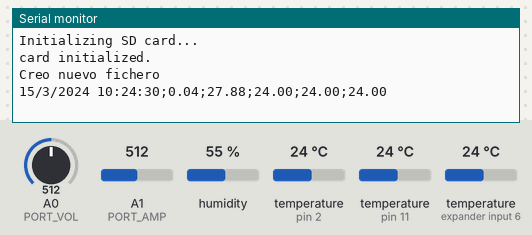
Simulated run of this program. Board: Arduino Mega 2560, built with avr-gcc and run on an emulated ATmega2560. Shown: the last lines printed to the serial monitor. The test bench sets the inputs (shaded band); at power-on: temperature (sensors on pin 2, pin 11, expander input 6) 24 °C, A0 (PORT_VOL) = 512, A1 (PORT_AMP) = 512, humidity 55 %. The local clock reads 2024-03-15 10:24:30 at power-on unless the program sets it; storage starts empty.

Above: at 1.2 s.
1.3 s: temperature (sensor on pin 2) set to 12 °C
At 2.5 s:
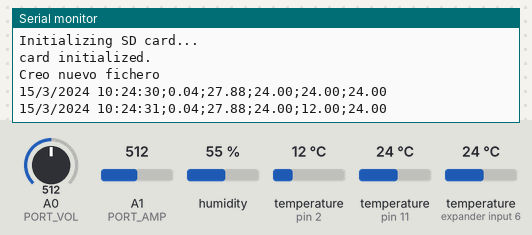
2.8 s: temperature (sensor on pin 11) set to 12 °C
At 3.2 s:
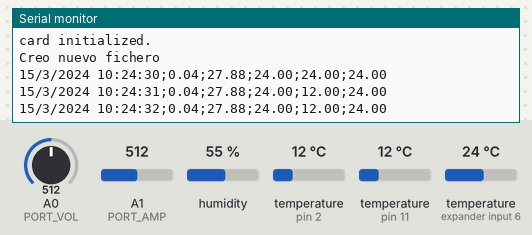
4.3 s: temperature (sensor on expander input 6) set to 12 °C
At 5.7 s:
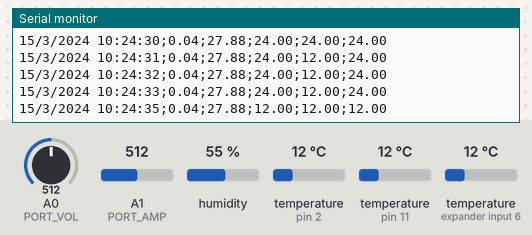
5.8 s: A0 (PORT_VOL) set to 716
At 7.1 s:
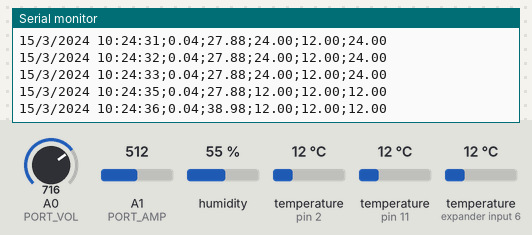
7.3 s: A1 (PORT_AMP) set to 716
At 8.6 s:
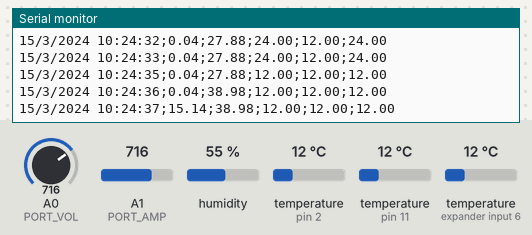
8.8 s: temperature (sensor on pin 2) set to 19 °C
At 10.1 s:
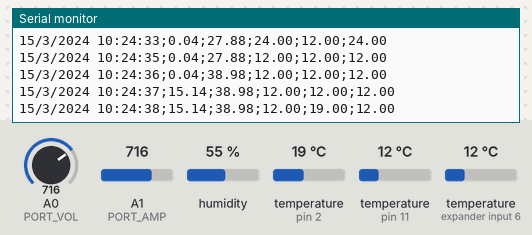
Timing chart, 0 to 11.3 s (numbered marks = the images above; inputs shaded):
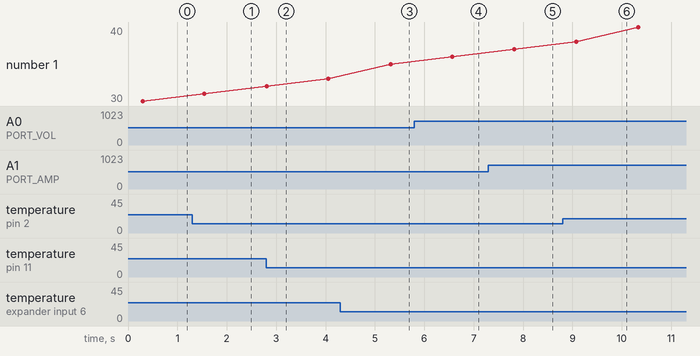

The program:

main.cpp
```cpp
// include the library code:
#include <Arduino.h>
#include <DHT.h>
#include <OneWire.h>
#include <DallasTemperature.h>
#include <RTClib.h>
#include <SD.h>


// variables de sistema
#define NUM_SAMPLES 20
#define PORT_VOL A0
#define PORT_AMP A1
#define DHTPin 11
#define DHTTYPE DHT22   // DHT 22  (AM2302), AM2321
#define oneWirePin 2
#define chipSelect 53 //Puerto CS
String Nom_Fich = "log.csv";
DeviceAddress insideThermometer = { 0x28, 0xFF, 0x64, 0x0E, 0x78, 0x28, 0xFA, 0x24 };
DeviceAddress outsideThermometer = { 0x28, 0xFF, 0x64, 0x0E, 0x78, 0x1B, 0x9D, 0xBA };
float SENSIBILITY = 0.066; // Modelo 30A
int samplesNumber = 100;
float v1 = 5.05; // valor real de la alimentacion de Arduino, Vcc
float r1 = 994000; // 1M
float r2 = 99000; // 100K

//creacion de estructuras
OneWire oneWireBus(oneWirePin);
DallasTemperature sensors(&oneWireBus);
DHT dht(DHTPin, DHTTYPE);

RTC_DS1307 rtc; //reloj DS1307
//RTC_DS3231 rtc; //reloj DS3231

void incializa_SD(){
  DateTime now = rtc.now();
  Nom_Fich = "log_" + String(now.day()) + "-" + String(now.month()) + "-" + String(now.year()) + ".log";
  int str_len = Nom_Fich.length() + 1;
  char char_fich[str_len];
  Nom_Fich.toCharArray(char_fich, str_len);
  Serial.println("Initializing SD card...");

  // see if the card is present and can be initialized:
  if (!SD.begin(chipSelect)) {
    Serial.println("Card failed, or not present");
    // don't do anything more:
    return;
  }
  Serial.println("card initialized.");
  if (!SD.exists(char_fich)) {
    File dataFile = SD.open(char_fich, FILE_WRITE);
    dataFile.println("Hora(sec);Amperios;Voltaje;Temperatura1;Temperatura2;Temperatura3");
    Serial.println("Creo nuevo fichero");
    dataFile.close();
  }
  else Serial.println("Fichero existente");
}

void escribe_SD(String dataString){
  DateTime now = rtc.now();
  if (Nom_Fich != "log_" + String(now.day()) + "-" + String(now.month()) + "-" + String(now.year()) + ".log"){
     incializa_SD();
  }
  int str_len = Nom_Fich.length() + 1;
  char char_fich[str_len];
  Nom_Fich.toCharArray(char_fich, str_len);
  // open the file. note that only one file can be open at a time,
  // so you have to close this one before opening another.
  File dataFile = SD.open(char_fich, FILE_WRITE);

  // if the file is available, write to it:
  if (dataFile) {
    dataFile.println(dataString);
    dataFile.close();
    // print to the serial port too
  }
  // if the file isn't open, pop up an error:
  else {
    Serial.print("error opening ");
    Serial.println(String(char_fich));
  }
}

void arranco_reloj (){
  if (! rtc.begin()) {
    Serial.println("Couldn't find RTC");
    Serial.flush();
    while (1) delay(10);
  }

  if (! rtc.isrunning()) {
    Serial.println("RTC is NOT running, let's set the time!");
    // When time needs to be set on a new device, or after a power loss, the
    // following line sets the RTC to the date & time this sketch was compiled
    rtc.adjust(DateTime(F(__DATE__), F(__TIME__)));
    // This line sets the RTC with an explicit date & time, for example to set
    // January 21, 2014 at 3am you would call:
    // rtc.adjust(DateTime(2014, 1, 21, 3, 0, 0));
  }


}


float leer_voltio ()
{

   float voltage = 0.0;
   float v = (analogRead(PORT_VOL) * v1) / 1024.0;
   voltage = v / (r2 / (r1 + r2));
   return(voltage);
}

float leer_amperio ()
{
   float voltage=0;
   float corrienteSum = 0;
   for (int i = 0; i < samplesNumber; i++)
   {
      voltage = analogRead(PORT_AMP) * 5.0 / 1023.0;
      corrienteSum += (voltage - 2.5) / SENSIBILITY;
   }
   return(corrienteSum / samplesNumber);
}
// initialize the library with the numbers of the interface pins
void imprime() {
  float t1=0, t2=0 , t3=0, amp=0, vol=0;
  String dataString;
  DateTime now = rtc.now();
  // set the cursor to column 0, line 1
  // (note: line 1 is the second row, since counting begins with 0):
  vol= leer_voltio ();
  amp= leer_amperio ();
  t1 = dht.readTemperature();
  sensors.requestTemperatures();
  //if (isnan(t1)) {
  //    return;
  //}
  t2=sensors.getTempC(insideThermometer);
  t3=sensors.getTempC(outsideThermometer);
  dataString = String(now.day()) + "/" + String(now.month()) + "/" + String(now.year()) + " " + String(now.hour()) + ":" + String(now.minute()) + ":" + String(now.second()) ;
  dataString = dataString + ";" + String(amp);
  dataString = dataString + ";" + String(vol);
  dataString = dataString + ";" + String(t1);
  dataString = dataString + ";" + String(t2);
  dataString = dataString + ";" + String(t3);
  Serial.println(dataString);
  escribe_SD(dataString);
 }

void setup() {
  // set up the LCD's number of columns and rows:
  Serial.begin(9600);
  dht.begin();
  sensors.begin();
  sensors.setResolution(insideThermometer, 10);
  sensors.setResolution(outsideThermometer, 10);
  arranco_reloj();
  incializa_SD();
}

void loop() {

  imprime();
  delay (1000);
 }

 
```

Measured:
- after the input at 1.3 s, the serial monitor: prints a new line after 0.25 s (image 1)
- after the input at 4.3 s, the serial monitor: prints a new line after 1.0 s (image 3)
- after the input at 5.8 s, the serial monitor: prints a new line after 0.77 s (image 4)
- after the input at 7.3 s, the serial monitor: prints a new line after 0.53 s (image 5)
- after the input at 8.8 s, the serial monitor: prints a new line after 0.28 s (image 6)
